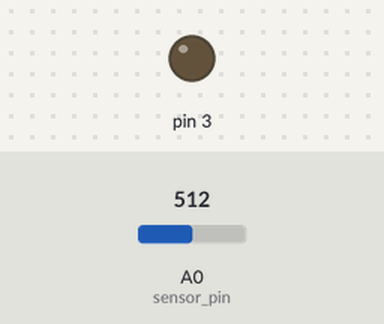
Recording of a sketch running on a simulated Arduino Uno, built with avr-gcc and run on an emulated ATmega328P. Shown: output pins drawn as LEDs (lit = HIGH). The test bench sets the inputs (shaded band); at power-on: A0 (sensor_pin) = 512. What the sketch prints to the serial monitor is not drawn.

Above: at 3.2 s.
3.3 s: A0 (sensor_pin) set to 503
6.2 s: A0 (sensor_pin) set to 484
At 9.3 s:
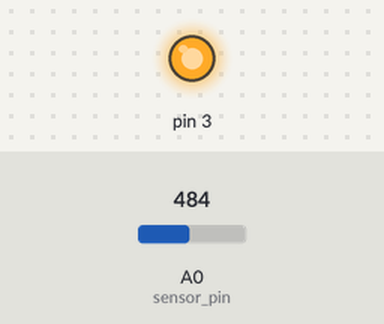
10.5 s: A0 (sensor_pin) set to 511
At 13.6 s:
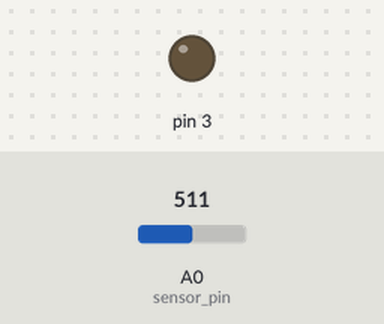
14.5 s: A0 (sensor_pin) set to 306
At 17.9 s:
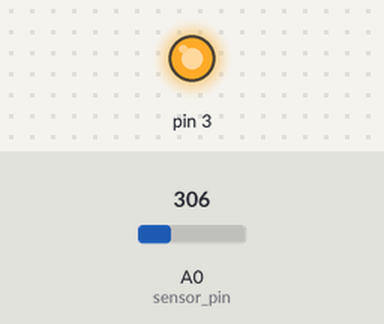
Timing chart, 0 to 19.4 s (numbered marks = the images above; inputs shaded):
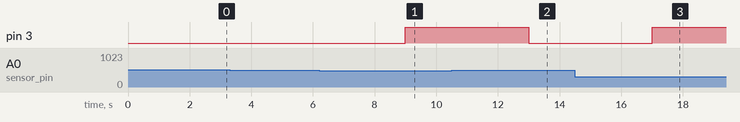

Measured:
- the behaviour switches between 496 and 495 on A0 (sensor_pin) (found by bisection; images 0 and 1)
- after the input at 3.3 s, every drawn part: stays the same
- after the input at 6.2 s, pin 3: LOW → HIGH after 2.8 s
- after the input at 10.5 s, pin 3: HIGH → LOW after 2.5 s
- after the input at 14.5 s, pin 3: LOW → HIGH after 2.5 s

The sketch:

code.ino
```cpp
//THE WICKED CREW
//INTEGRATION OF HYDROGEL IN SMART IRRIGATION USING IOT
//IRRIGATION ARDUINO CODE

int sensor_pin= A0;
int output_value;

void setup(){
  pinMode(3, OUTPUT);
  Serial.begin(9600);
  Serial.println("Reading from the Moisture sensor…");
  delay(2000);
}

void loop()
{
  output_value= analogRead (sensor_pin);
  output_value= map (output_value,500,30,0,100);
  Serial.print("Moisture:");
  Serial.print(output_value);
  Serial.println("%");

  if (output_value>0)
  {
    delay(1000);
    digitalWrite(3, HIGH);
  }

  else
  {
    delay(1000);
    digitalWrite (3,LOW);
  }

  delay (1000);
}
```
